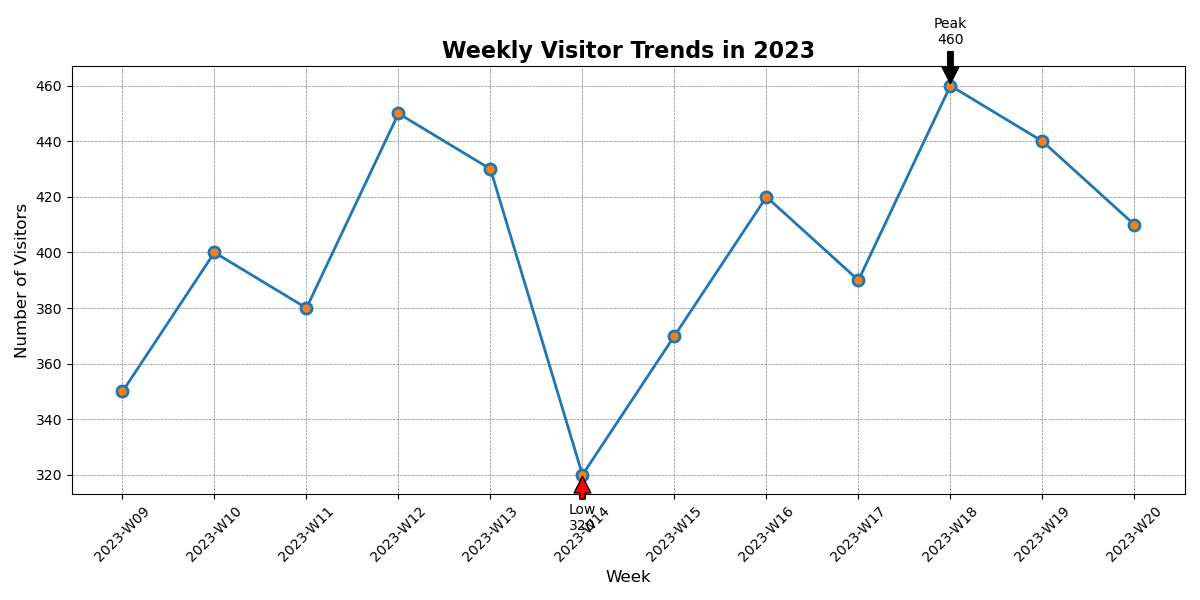

The Python source for this figure:

import matplotlib.pyplot as plt

# Provided data
data = [
    {'Week': '2023-W09', 'Visitors': 350},
    {'Week': '2023-W10', 'Visitors': 400},
    {'Week': '2023-W11', 'Visitors': 380},
    {'Week': '2023-W12', 'Visitors': 450},
    {'Week': '2023-W13', 'Visitors': 430},
    {'Week': '2023-W14', 'Visitors': 320},
    {'Week': '2023-W15', 'Visitors': 370},
    {'Week': '2023-W16', 'Visitors': 420},
    {'Week': '2023-W17', 'Visitors': 390},
    {'Week': '2023-W18', 'Visitors': 460},
    {'Week': '2023-W19', 'Visitors': 440},
    {'Week': '2023-W20', 'Visitors': 410}
]

# Extracting weeks and visitor counts
weeks = [entry['Week'] for entry in data]
visitors = [entry['Visitors'] for entry in data]

# Creating the line chart
plt.figure(figsize=(12, 6))
line, = plt.plot(weeks, visitors, color='#1f77b4', linestyle='-', linewidth=2, marker='o', markerfacecolor='#ff7f0e', markeredgewidth=2, markersize=8)

# Highlighting the highest visitor count
max_visitors = max(visitors)
max_week = weeks[visitors.index(max_visitors)]
plt.annotate(f'Peak\n{max_visitors}', xy=(max_week, max_visitors), xytext=(max_week, max_visitors + 15),
             arrowprops=dict(facecolor='black', shrink=0.05),
             horizontalalignment='center')

# Highlighting the lowest visitor count
min_visitors = min(visitors)
min_week = weeks[visitors.index(min_visitors)]
plt.annotate(f'Low\n{min_visitors}', xy=(min_week, min_visitors), xytext=(min_week, min_visitors - 20),
             arrowprops=dict(facecolor='red', shrink=0.05),
             horizontalalignment='center')

# Aesthetic settings for the chart
plt.title('Weekly Visitor Trends in 2023', fontsize=16, fontweight='bold')
plt.xlabel('Week', fontsize=12)
plt.ylabel('Number of Visitors', fontsize=12)
plt.grid(True, which='major', linestyle='--', linewidth=0.5, color='grey')
plt.xticks(rotation=45)
plt.tight_layout()

# Show the chart
plt.show()
